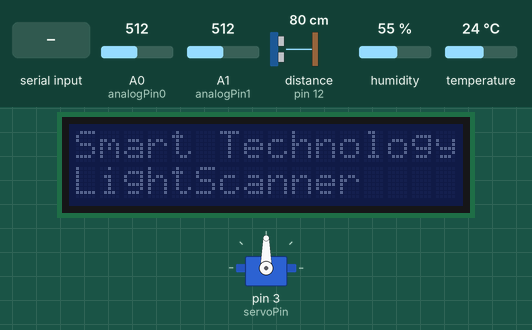
This sketch was run on a simulated Arduino Uno, built with avr-gcc and run on an emulated ATmega328P. On the bench: servo, 16×2 character LCD. Inputs (shaded band) come from the test bench; at power-on: distance to the obstacle (sensor on pin 12) 80 cm, A0 (analogPin0) = 512, A1 (analogPin1) = 512, humidity 55 %, temperature 24 °C. The echo pulse lasts 58.3 µs per cm; what the sketch prints to the serial monitor is not drawn.

Above: at 6.4 s.
6.5 s: distance to the obstacle (sensor on pin 12) set to 32 cm
8.4 s: distance to the obstacle (sensor on pin 12) set to 26 cm
At 9.4 s:
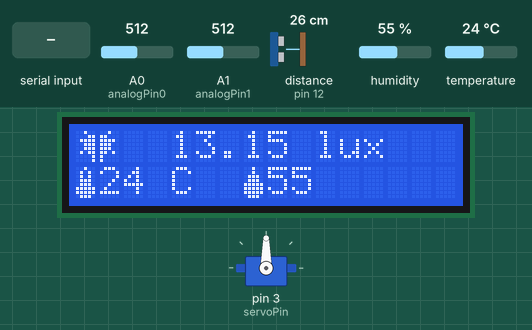
10.0 s: "1\n" received over Serial
13.0 s: "f\n" received over Serial
At 15.5 s:
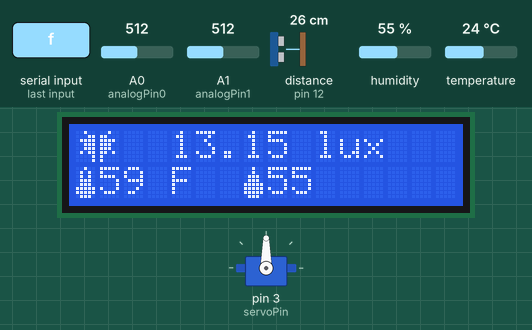
16.0 s: distance to the obstacle (sensor on pin 12) set to 35 cm
At 18.7 s:
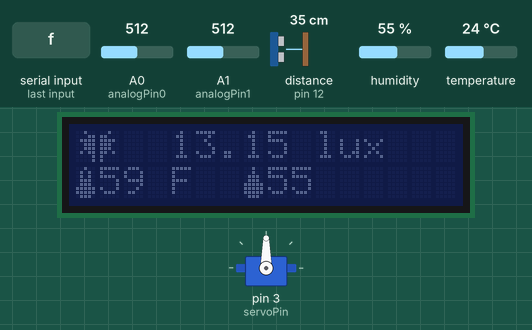
19.0 s: A0 (analogPin0) set to 272
20.5 s: A0 (analogPin0) set to 243
At 24.3 s:
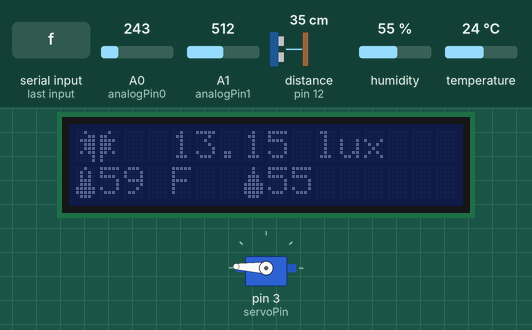
Timing chart, 0 to 24.5 s (numbered marks = the images above; inputs shaded):
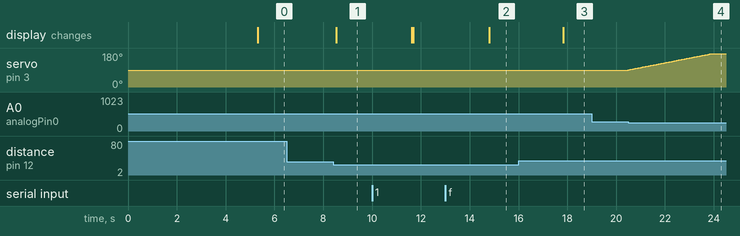

The sketch:

lightScanner.ino
```cpp
#include <Servo.h>
#include <LiquidCrystal_I2C.h>
#include "symbols.h"
#include <SimpleDHT.h>
#include "SR04.h"

#define T1 5000             // miliseconds between measurements
#define T2 10               // milisecond delay for every step degree rotation
#define T3 3000             // display time, time given to the user to read the measurements
#define dt 2000             // time interval where the LCD output will be refreshed

#define analogPin0 A0       // pin for LDR1
#define analogPin1 A1       // pin for LDR2
#define lux_sensitivity 50  // trigger of the servo motor

#define servoPin 3          // pin for the servo motor

#define dht11Pin 2          // pin for temperature/humidity sensor

#define echoPin 11          // pin for the echo of the ultrasound sensor
#define trigPin 12          // pin for the trigger of the ultrasound sensor
#define min_distance 30     // trigger distance to take measurements and display it


/* Initialization of modules*/
Servo servo;
LiquidCrystal_I2C lcd(0x27,16,2);
SimpleDHT11 dht11;
SR04 sr04 = SR04(echoPin, trigPin);


/*Data type elements relevant for LDR's*/
const double m = -1.42;   // m = -1.4059;
const double b = pow(10.0, 6.8); // 1.25 * pow(10.0, 7)
const double R = 10000;
double R0, R1, V0, V1, lux0, lux1;         // R1 resitance at the LDR, V2 voltage at R2, lux value measured
double lux_diff, lux_avg, w;               // rotation direction: w = 1 clockwise, w = 0 counterclockwise
byte current_angle = 90;
byte rotation_step = 1;

/*Data type elements relevant for LCD */
String lcd_lux_avg;
String blank_line = "                ";     // string of 16 spaces
unsigned long startTime;
unsigned long currentTime;
unsigned long elapsedTime;

/*Data type elements relevant for the UART */
byte temp_units = 'c';                // 0 for celsius and 1 for farenheit
String input;

/*Data type elements relevant for DHT11*/
byte temperature = 0;
byte humidity = 0;
byte data[40] = {0};

/*Data type elements relevant for the HC-SR04*/
long distance;


void setup() {
  /* LDR setup */
  pinMode(analogPin0, INPUT);     // LDR input
  pinMode(analogPin1, INPUT);     // LDR input

  /* Servo Initialization */
  servo.attach(servoPin);         // initialize servo
  servo.write(current_angle);     // restart servo position

  /*LCD setup*/
  lcd.init();
  lcd.clear();
  lcd.backlight();
  lcd.createChar(0, waterDrop);
  lcd.createChar(1, termometer);
  lcd.createChar(2, degrees);
  lcd.createChar(3, lightbulb1);
  lcd.createChar(4, lightbulb2);

  /*LCD opening screen*/
  lcd.setCursor(0,0);
  lcd.print("Smart Technology");
  lcd.setCursor(0,1);
  lcd.print("LightScanner");
  delay(T1);
  startTime = millis();

  /*UART setup*/                  //  UART: Universal Asynchronous Receiver/Transmitter
  Serial.begin(9600);

  /*Welcome message*/
  Serial.println(F("----------------------------------------------------------------------"));
  Serial.println(F("Type 'f' or c' to show the temperature in Fahrenheits or Celsius"));
  Serial.println(F("----------------------------------------------------------------------"));
}

/*FUNCTION DECLARATIONS*/
double luxMeter(double R1){                 // calculates the lux given the resistance
  double lux;
  lux = b * pow(R1, m);
  return lux;
}

void deleteCarriageReturn(byte line){       // deletes a line and puts back the cursor at the beginning
  lcd.setCursor(0, line);
  lcd.print(blank_line);
  lcd.setCursor(0, line);
}

void printLux(double lux_avg){              // prints the lux avg in the first line of the LCD
  deleteCarriageReturn(0);
  lcd.setCursor(0,0);
  lcd.write(byte(3));
  lcd.write(byte(4));
  lcd_lux_avg = "  " + String(lux_avg) + " lux";
  lcd.print(lcd_lux_avg);
}

void printTempHum(byte temp, byte hum, byte temp_units){          // prints the temperature and humidity in the second line of the LCD
  String temper;
  deleteCarriageReturn(1);
  if (temp_units == 'c')
    temper = String(temp) + " C  ";
  else if (temp_units == 'f')
    temper = String(temp) + " F  ";
  if (temp_units != 'c' && temp_units != 'f'){
    temper = String(temp) + " C  ";
    Serial.println(blank_line);
    Serial.println("Please type only 'c' or 'f'.");
    Serial.println("Temperature values on LCD in Celsius (default)");
    Serial.println(blank_line);
  }

  lcd.setCursor(0, 1);
  lcd.write(byte(1));
  lcd.print(temper);
  lcd.write(byte(0));
  lcd.print(hum);
}


void loop() {
/*UART user input code*/
  while(Serial.available() > 0 && (temperature != 0)){
    input = Serial.readStringUntil('\n');
    temp_units = input[0];
  }

/* LDR sensors code*/
  V0 = 5.0 * analogRead(analogPin0) / 1023;
  V1 = 5.0 * analogRead(analogPin1) / 1023;

  R0 = V0 * R / (5 - V0);
  R1 = V1 * R / (5 - V1);

  lux0 = luxMeter(R0);
  lux1 = luxMeter(R1);

  lux_diff = abs(lux0 - lux1);

  lux_avg = (lux0 + lux1) / 2;
  if (lux_diff >= lux_sensitivity){
      w = lux0 > lux1 ? 0 : 1;
      if (w == 1 && current_angle > rotation_step + 1)
          current_angle -= rotation_step;
      else if (w == 0 && current_angle < 179 - rotation_step)
          current_angle += rotation_step;

      if ((w == 1 && current_angle > rotation_step + 1) || (w == 0 && current_angle < 179 - rotation_step)){
          servo.write(current_angle);
          delay(T2);
      }
  }

  /*LCD code */
  distance = sr04.Distance();
  currentTime = millis();
  elapsedTime = currentTime - startTime;

  if (distance > min_distance)
    lcd.noBacklight();
  if (elapsedTime > dt && distance < min_distance) {
    /*DHT11 sensor code*/
    dht11.read(dht11Pin, &temperature, &humidity, data);
    if (temp_units == 'f')
      temperature = (byte)(9 * temperature / 8) + 32;     // temp conversion from Celsius to Farenheit
    lcd.backlight();
    printLux(lux_avg);
    printTempHum(temperature, humidity, temp_units);
    startTime = millis();
    delay(T3);
  }
}
```

symbols.h
```cpp
byte waterDrop[8] = {
  B00100,
  B00100,
  B01110,
  B01110,
  B11111,
  B11111,
  B11111,
  B01110
};

byte termometer[8] = {
  B00100,
  B01010,
  B01010,
  B01110,
  B01110,
  B11111,
  B11111,
  B01110
};

byte degrees[8] = {
  B01100,
  B10010,
  B10010,
  B01100,
  B00000,
  B00000,
  B00000,
  B00000
};

byte lightbulb1[8] = {
  B00100,
  B00011,
  B01111,
  B00111,
  B00111,
  B01011,
  B00001,
  B00001
};
byte lightbulb2[8] = {
  B00100,
  B11000,
  B11110,
  B11100,
  B11100,
  B11010,
  B10000,
  B10000
};
```

Measured:
- the behaviour switches between 30 and 29 cm on distance to the obstacle (sensor on pin 12) (found by bisection; images 0 and 1)
- the behaviour switches between 255 and 254 on A0 (analogPin0) (found by bisection; images 3 and 4)
- after the input at 6.5 s, every drawn part: stays the same
- after the input at 8.4 s, the display: changes after 0.13 s (image 1)
- after the input at 13.0 s, the display: changes after 1.8 s (image 2)
- after the input at 16.0 s, the display: changes after 1.8 s (image 3)
- after the input at 19.0 s, every drawn part: stays the same
- after the input at 20.5 s, servo on pin 3 (servoPin): moves from 90° to 177° over 3.4 s, starting at once
